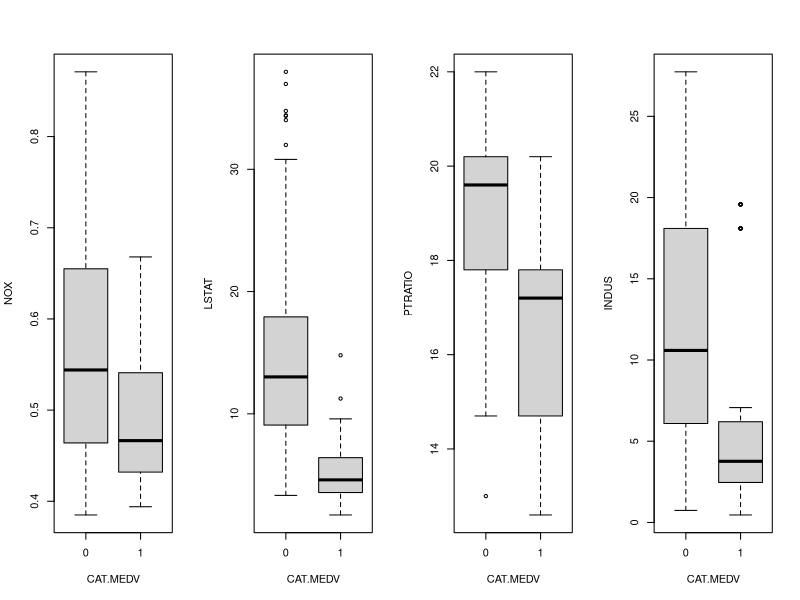

The R source for this figure:
# Chapter - 3 Data Exploration and Visualization
install.packages(c("GGally", "ggmap", "mosaic", "treemap"))
setwd("~/Prakash Documents/BUAN 6356/Spring 2020 Course Material/Excel, CSV and JMP FIles")
#### Figure 3.3

housing.df <- read.csv("BostonHousing.csv")

#### Figure 3.3

## side-by-side boxplots
# use par() to split the plots into panels.
par(mfcol = c(1, 4))
boxplot(housing.df$NOX ~ housing.df$CAT..MEDV, xlab = "CAT.MEDV", ylab = "NOX")

boxplot(housing.df$LSTAT ~ housing.df$CAT..MEDV, xlab = "CAT.MEDV", ylab = "LSTAT")
boxplot(housing.df$PTRATIO ~ housing.df$CAT..MEDV, xlab = "CAT.MEDV", ylab = "PTRATIO")
boxplot(housing.df$INDUS ~ housing.df$CAT..MEDV, xlab = "CAT.MEDV", ylab = "INDUS")

# -------------------------Validated ------------------------------